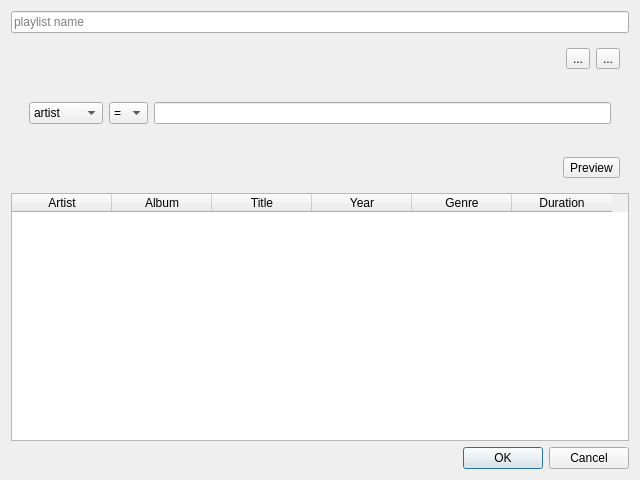
<?xml version="1.0" encoding="UTF-8"?>
<ui version="4.0">
 <class>dynamic_playlist</class>
 <widget class="QDialog" name="dynamic_playlist">
  <property name="geometry">
   <rect>
    <x>0</x>
    <y>0</y>
    <width>640</width>
    <height>480</height>
   </rect>
  </property>
  <property name="windowTitle">
   <string>Dialog</string>
  </property>
  <layout class="QVBoxLayout" name="verticalLayout">
   <item>
    <widget class="QLineEdit" name="playlist_name_box">
     <property name="placeholderText">
      <string>playlist name</string>
     </property>
    </widget>
   </item>
   <item>
    <widget class="QWidget" name="buttons_widget" native="true">
     <layout class="QHBoxLayout" name="horizontalLayout">
      <item>
       <spacer name="button_spacer">
        <property name="orientation">
         <enum>Qt::Orientation::Horizontal</enum>
        </property>
        <property name="sizeHint" stdset="0">
         <size>
          <width>40</width>
          <height>20</height>
         </size>
        </property>
       </spacer>
      </item>
      <item>
       <widget class="QToolButton" name="add_field_button">
        <property name="text">
         <string>...</string>
        </property>
        <property name="icon">
         <iconset theme="QIcon::ThemeIcon::ListAdd"/>
        </property>
       </widget>
      </item>
      <item>
       <widget class="QToolButton" name="clear_fields_button">
        <property name="text">
         <string>...</string>
        </property>
        <property name="icon">
         <iconset theme="QIcon::ThemeIcon::WindowClose"/>
        </property>
       </widget>
      </item>
     </layout>
    </widget>
   </item>
   <item>
    <widget class="QWidget" name="fields_widget" native="true">
     <layout class="QVBoxLayout" name="fields_layout">
      <item>
       <widget class="QWidget" name="first_field" native="true">
        <layout class="QHBoxLayout" name="horizontalLayout_2">
         <item>
          <widget class="QComboBox" name="field_choice">
           <item>
            <property name="text">
             <string>artist</string>
            </property>
           </item>
           <item>
            <property name="text">
             <string>album</string>
            </property>
           </item>
           <item>
            <property name="text">
             <string>year</string>
            </property>
           </item>
           <item>
            <property name="text">
             <string>genre</string>
            </property>
           </item>
           <item>
            <property name="text">
             <string>title</string>
            </property>
           </item>
           <item>
            <property name="text">
             <string>duration</string>
            </property>
           </item>
          </widget>
         </item>
         <item>
          <widget class="QComboBox" name="equals_choice">
           <item>
            <property name="text">
             <string>=</string>
            </property>
           </item>
           <item>
            <property name="text">
             <string>!=</string>
            </property>
           </item>
          </widget>
         </item>
         <item>
          <widget class="QLineEdit" name="field_value"/>
         </item>
        </layout>
       </widget>
      </item>
     </layout>
    </widget>
   </item>
   <item>
    <widget class="QWidget" name="widget" native="true">
     <layout class="QHBoxLayout" name="horizontalLayout_3">
      <item>
       <spacer name="horizontalSpacer">
        <property name="orientation">
         <enum>Qt::Orientation::Horizontal</enum>
        </property>
        <property name="sizeHint" stdset="0">
         <size>
          <width>40</width>
          <height>20</height>
         </size>
        </property>
       </spacer>
      </item>
      <item>
       <widget class="QToolButton" name="preview_button">
        <property name="text">
         <string>Preview</string>
        </property>
       </widget>
      </item>
     </layout>
    </widget>
   </item>
   <item>
    <widget class="QTableWidget" name="preview_table">
     <column>
      <property name="text">
       <string>Artist</string>
      </property>
     </column>
     <column>
      <property name="text">
       <string>Album</string>
      </property>
     </column>
     <column>
      <property name="text">
       <string>Title</string>
      </property>
     </column>
     <column>
      <property name="text">
       <string>Year</string>
      </property>
     </column>
     <column>
      <property name="text">
       <string>Genre</string>
      </property>
     </column>
     <column>
      <property name="text">
       <string>Duration</string>
      </property>
     </column>
    </widget>
   </item>
   <item>
    <widget class="QDialogButtonBox" name="end_button_box">
     <property name="orientation">
      <enum>Qt::Orientation::Horizontal</enum>
     </property>
     <property name="standardButtons">
      <set>QDialogButtonBox::StandardButton::Cancel|QDialogButtonBox::StandardButton::Ok</set>
     </property>
    </widget>
   </item>
  </layout>
 </widget>
 <resources/>
 <connections>
  <connection>
   <sender>end_button_box</sender>
   <signal>accepted()</signal>
   <receiver>dynamic_playlist</receiver>
   <slot>accept()</slot>
   <hints>
    <hint type="sourcelabel">
     <x>248</x>
     <y>254</y>
    </hint>
    <hint type="destinationlabel">
     <x>157</x>
     <y>274</y>
    </hint>
   </hints>
  </connection>
  <connection>
   <sender>end_button_box</sender>
   <signal>rejected()</signal>
   <receiver>dynamic_playlist</receiver>
   <slot>reject()</slot>
   <hints>
    <hint type="sourcelabel">
     <x>316</x>
     <y>260</y>
    </hint>
    <hint type="destinationlabel">
     <x>286</x>
     <y>274</y>
    </hint>
   </hints>
  </connection>
 </connections>
</ui>
